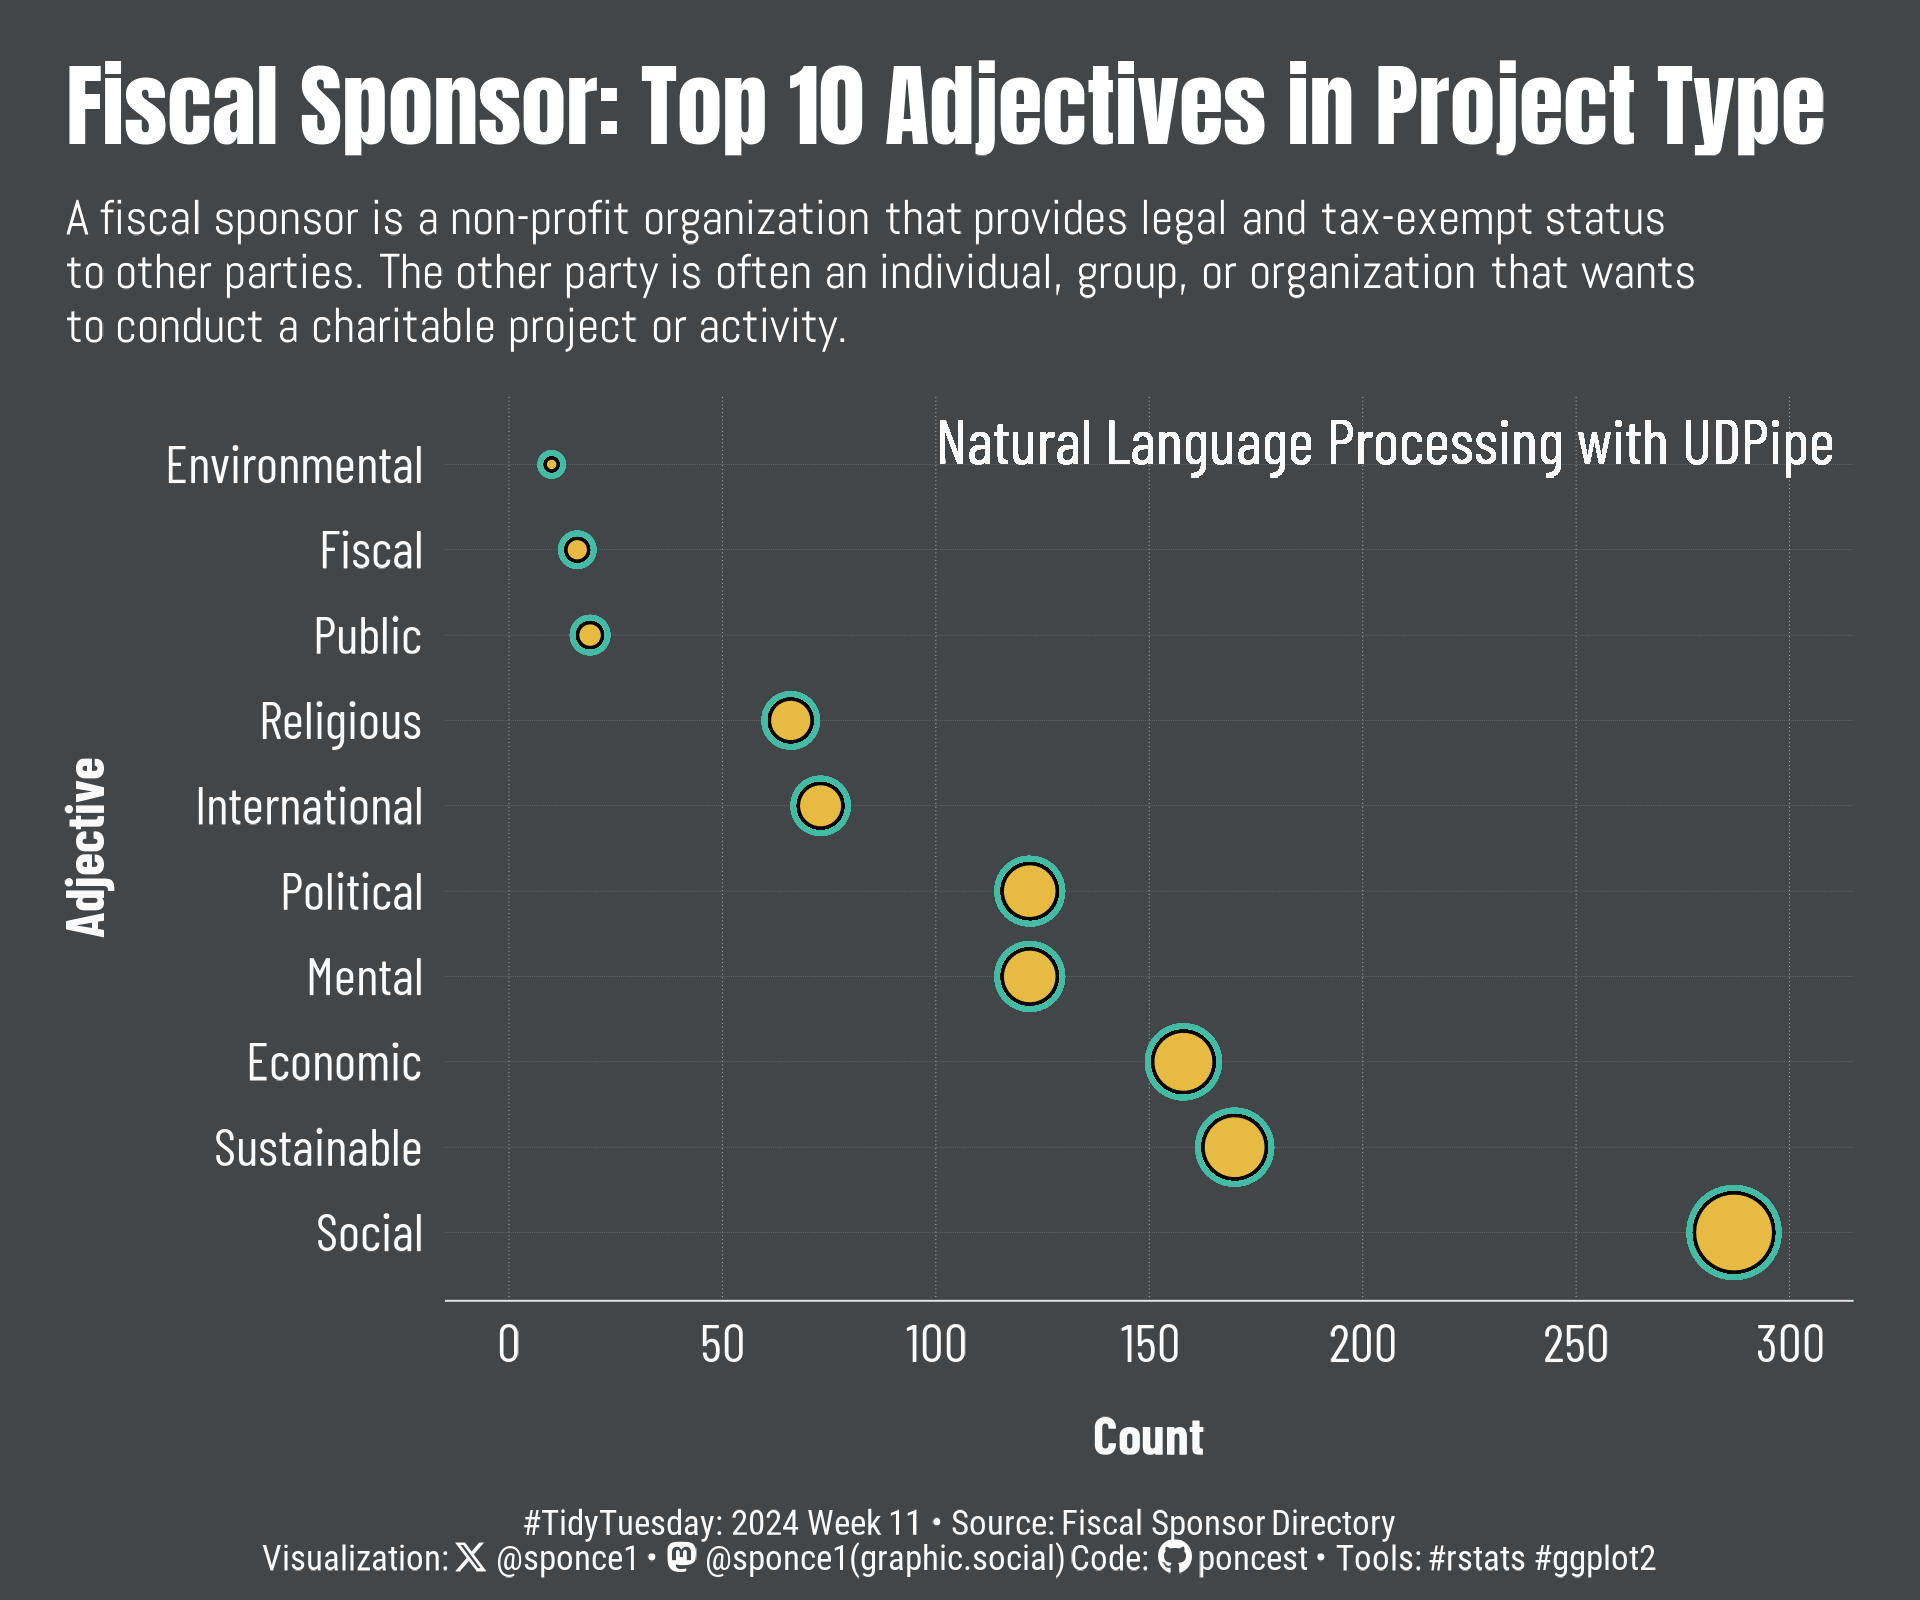

Reproduce this figure in R.

## Challenge: #TidyTuesday 2024 week 11
## Data:      Fiscal Sponsors
## Author:    Steven Ponce
## Date:      2024-03-11


## 1. LOAD PACKAGES & SETUP ----  
pacman::p_load(tidyverse, ggtext, showtext, janitor, skimr, scales, lubridate)
pacman::p_load(tidytext, stopwords, udpipe)                                       


### |- figure size ---- 
camcorder::gg_record( 
    dir    = here::here("temp_plots"), 
    device = "png",
    width  = 6,
    height = 5,
    units  = "in",
    dpi    = 320) 

### |- resolution ---- 
showtext_opts(dpi = 320, regular.wt = 300, bold.wt = 800)


## 2. READ IN THE DATA ----
tt <- tidytuesdayR::tt_load(x = base::as.double("2024"), 
                            week = base::as.double("11")) 

fiscal_sponsor_directory <- tt$fiscal_sponsor_directory |> clean_names() |> glimpse()

tidytuesdayR::readme(tt) 
rm(tt)  


## 3. EXAMINING THE DATA ----
glimpse(fiscal_sponsor_directory)
skim(fiscal_sponsor_directory)
colnames(fiscal_sponsor_directory)

fiscal_sponsor_directory |> count(n_sponsored, sort = T)


## 4. TIDYDATA ----

### |- Tidy ----
fiscal_sponsor <- 
    fiscal_sponsor_directory |> 
    # Select columns
    select(name, year_501c3, year_fiscal_sponsor, n_sponsored, project_types) |> 
    # Separate wide `project_types`
    separate_wider_delim(cols      = project_types, 
                         delim     = "|", 
                         names_sep = "-",
                         too_few   = "align_end"
                        ) |> 
    # Pivot longer
    pivot_longer(cols = starts_with(match = 'project_'),
                 names_to  = "temp_col",
                 values_to = "project_type",
                 values_drop_na = TRUE) |> 
    # Drop `temp_col`
    select(-temp_col) |> 
    # Format
    mutate(project_type = str_to_lower(project_type))

# Stopwords 
stopwords <- stopwords::stopwords(language = "en", source = "stopwords-iso")

# Tokenization
project_type_words <- fiscal_sponsor |>  
    unnest_tokens(input = project_type, output = word, token = "words") |> 
    filter(!grepl('[0-9]', word)) |>    # remove numbers
    filter(!word %in% stopwords)        # remove stop words 

# Count words 
project_type_words |> count(word, sort = TRUE)
project_type_words |> count(name, word, sort = TRUE)

# Unique words
project_type_words_unique <- unique(project_type_words$word)

# Download language model - https://bnosac.github.io/udpipe/docs/doc0.html
udmodel_en <- udpipe_download_model(language = "english-ewt")
udmodel_en <- udpipe_load_model(file = udmodel_en$file_model)

# Annotate words to identify adjectives
words_annotated <- udpipe_annotate(object = udmodel_en, x = project_type_words_unique, tokenizer = "tokenizer")
words_annotated <- as_tibble(words_annotated)
adjectives      <- subset(words_annotated, upos == "ADJ")  

# Top 10 adjectives 
top_10_adj <- project_type_words |> 
    semi_join(adjectives, by = c("word" = "token")) |>                          # return all rows from x with a match in y
    
    group_by(word) |> 
    add_count(word, name = "word_total") |> 
    ungroup() |> 
    
    nest(data = -c(word, word_total)) |> 
    arrange(desc(word_total)) |> 
    slice_max(word_total, n = 10) |>      
    unnest(cols = data) |> 
    
    mutate(
        word = str_to_title(word),
        word = as_factor(word),
    )



# 5. VISUALIZATION ---- 

### |- plot aesthetics ---- 
bkg_col      <- colorspace::lighten('#393E41', 0.05) 
title_col    <- "white"              
subtitle_col <- "#fafafa"   
caption_col  <- "#fafafa"  
text_col     <- "#fafafa"  
col_palette  <- list("#44BBA4", "#E7BB41")  


### |-  titles and caption ----
tt <- str_glue("#TidyTuesday: { 2024 } Week { 11 } &bull; Source: Fiscal Sponsor Directory<br>")  
X  <- str_glue("<span style='font-family:fa6-brands'>&#xe61b;</span>")   
gh <- str_glue("<span style='font-family:fa6-brands'>&#xf09b;</span>")
mn <- str_glue("<span style='font-family:fa6-brands'>&#xf4f6;</span>")

title_text    <- str_glue("Fiscal Sponsor: Top 10 Adjectives in Project Type") 

subtitle_text <- str_glue("A fiscal sponsor is a non-profit organization that provides legal and tax-exempt status<br>",
                          "to other parties. The other party is often an individual, group, or organization that wants<br>",
                          "to conduct a charitable project or activity.") 

annotation_text <- str_glue("Natural Language Processing with UDPipe")

caption_text    <- str_glue("{tt} Visualization: {X} @sponce1 &bull; {mn} @sponce1(graphic.social) Code: {gh} poncest &bull; Tools: #rstats #ggplot2")

### |-  fonts ----
font_add('fa6-brands', 'fonts/6.4.2/Font Awesome 6 Brands-Regular-400.otf') 
font_add_google("Anton", regular.wt = 400, family = "title")  
font_add_google("Abel", family = "subtitle")  
font_add_google("Barlow Condensed", family = "text")  
font_add_google("Roboto Condensed", family = "caption")
showtext_auto(enable = TRUE)  

### |-  plot theme ----
theme_set(theme_minimal(base_size = 12, base_family = "text"))                

theme_update(
    plot.title.position   = "plot",
    plot.caption.position = "plot",
    legend.position       = 'plot',
    
    plot.margin           = margin(t = 10, r = 15, b = 0, l = 15),
    
    plot.background       = element_rect(fill = bkg_col, color = bkg_col),
    panel.background      = element_rect(fill = bkg_col, color = bkg_col),
    
    axis.title.x          = element_text(margin = margin(10, 0, 0, 0), size = rel(1), color = text_col, family = 'text', face = 'bold'),
    axis.title.y          = element_text(margin = margin(0, 10, 0, 0), size = rel(1), color = text_col, family = 'text', face = 'bold'),
    
    axis.text             = element_text(size = rel(1), color = text_col, family = 'text'),
    
    axis.line.x           = element_line(color = "gray90", linewidth = .2),
    
    panel.grid.minor.y    = element_blank(),
    panel.grid.major.y    = element_line(linetype = "dotted", linewidth = 0.05, color = 'gray'),
    
    panel.grid.minor.x    = element_blank(),
    panel.grid.major.x    = element_line(linetype = "dotted", linewidth = 0.1, color = 'gray')
    )


### |-  final plot ----  
top_10_adj |> 
    ggplot(aes(x = word_total, y = word, size = word_total)) +
    
    # Geoms
    geom_point(color = col_palette[1], shape = 21, stroke = 1.5, alpha = 1) + 
    geom_point(fill = col_palette[2], shape = 21, alpha = 1) +
    geom_text(x = 100, y = "Environmental", label = annotation_text,
              color = text_col, size = rel(4.8), hjust = 0, vjust = 0, family = "text") +
    
    # Scales
    scale_x_continuous(breaks = seq(0, 300, by = 50), limits = c(0, 300)) +
    scale_y_discrete(expand = c(0.08, 0.08)) +
    scale_size_continuous(range = c(1, 8)) +
    coord_cartesian(clip = "off", expand = TRUE) +
    
    # Labs
    labs(x        = "Count",
         y        = "Adjective",       
         title    = title_text,
         subtitle = subtitle_text,
         caption  = caption_text
    ) + 
    
    # Theme
    theme(
        plot.title      = element_text(
            size        = rel(1.7), 
            family      = 'title',
            face        = 'bold',
            color       = title_col,
            margin      = margin(t = 5, b = 5)), 
        
        plot.subtitle   = element_markdown(
            size        = rel(.92), 
            family      = 'subtitle',
            color       = title_col,
            lineheight  = 1.1, 
            margin      = margin(t = 5, b = 10)),  
        
        plot.caption    = element_markdown(
            size        = rel(.65), 
            family      = 'caption',
            color       = caption_col,
            lineheight  = 0.65,
            hjust       = 0.5,
            halign      = 0.5,
            margin      = margin(t = 10, b = 5)),
    )


# 6. SESSION INFO ----  
sessioninfo::session_info(include_base = TRUE) 

# ─ Session info ───────────────────────────────────────────────────────────────────────────────
# setting  value
# version  R version 4.3.3 (2024-02-29 ucrt)
# os       Windows 10 x64 (build 19045)
# system   x86_64, mingw32
# ui       RStudio
# language (EN)
# collate  English_United States.utf8
# ctype    English_United States.utf8
# tz       America/New_York
# date     2024-03-11
# rstudio  2023.12.1+402 Ocean Storm (desktop)
# pandoc   NA
# 
# ─ Packages ───────────────────────────────────────────────────────────────────────────────────
# ! package      * version date (UTC) lib source
# base         * 4.3.3   2024-02-29 [2] local
# base64enc      0.1-3   2015-07-28 [1] CRAN (R 4.3.0)
# P bit            4.0.5   2022-11-15 [?] CRAN (R 4.3.0)
# P bit64          4.0.5   2020-08-30 [?] CRAN (R 4.3.0)
# camcorder      0.1.0   2022-10-03 [1] CRAN (R 4.3.0)
# P cellranger     1.1.0   2016-07-27 [?] CRAN (R 4.3.0)
# P cli            3.6.1   2023-03-23 [?] CRAN (R 4.3.0)
# colorspace     2.1-0   2023-01-23 [1] CRAN (R 4.3.0)
# commonmark     1.9.0   2023-03-17 [1] CRAN (R 4.3.0)
# P compiler       4.3.3   2024-02-29 [?] local
# P crayon         1.5.2   2022-09-29 [?] CRAN (R 4.3.0)
# P curl           5.0.0   2023-01-12 [?] CRAN (R 4.3.0)
# data.table     1.15.2  2024-02-29 [1] CRAN (R 4.3.3)
# P datasets     * 4.3.3   2024-02-29 [?] local
# P digest         0.6.34  2024-01-11 [?] CRAN (R 4.3.2)
# P dplyr        * 1.1.4   2023-11-17 [?] RSPM (R 4.3.0)
# P fansi          1.0.4   2023-01-22 [?] CRAN (R 4.3.0)
# farver         2.1.1   2022-07-06 [1] CRAN (R 4.3.0)
# fastmap        1.1.1   2023-02-24 [1] CRAN (R 4.3.0)
# forcats      * 1.0.0   2023-01-29 [1] CRAN (R 4.3.0)
# fs             1.6.3   2023-07-20 [1] CRAN (R 4.3.3)
# P generics       0.1.3   2022-07-05 [?] CRAN (R 4.3.0)
# ggplot2      * 3.5.0   2024-02-23 [1] CRAN (R 4.3.2)
# ggtext       * 0.1.2   2022-09-16 [1] CRAN (R 4.3.0)
# gifski         1.6.6-1 2022-04-05 [1] CRAN (R 4.3.0)
# glue           1.7.0   2024-01-09 [1] CRAN (R 4.3.2)
# P graphics     * 4.3.3   2024-02-29 [?] local
# P grDevices    * 4.3.3   2024-02-29 [?] local
# P grid           4.3.3   2024-02-29 [?] local
# gridtext       0.1.5   2022-09-16 [1] CRAN (R 4.3.0)
# gtable         0.3.4   2023-08-21 [1] CRAN (R 4.3.2)
# P here           1.0.1   2020-12-13 [?] CRAN (R 4.3.0)
# P hms            1.1.3   2023-03-21 [?] CRAN (R 4.3.0)
# htmltools      0.5.7   2023-11-03 [1] CRAN (R 4.3.2)
# httr           1.4.6   2023-05-08 [1] CRAN (R 4.3.0)
# janeaustenr    1.0.0   2022-08-26 [1] CRAN (R 4.3.0)
# janitor      * 2.2.0   2023-02-02 [1] CRAN (R 4.3.0)
# P jsonlite       1.8.8   2023-12-04 [?] RSPM (R 4.3.0)
# knitr          1.45    2023-10-30 [1] CRAN (R 4.3.2)
# labeling       0.4.3   2023-08-29 [1] CRAN (R 4.3.1)
# P lattice        0.22-5  2023-10-24 [?] CRAN (R 4.3.3)
# P lifecycle      1.0.3   2022-10-07 [?] CRAN (R 4.3.0)
# lubridate    * 1.9.3   2023-09-27 [1] CRAN (R 4.3.2)
# magick         2.8.3   2024-02-18 [1] CRAN (R 4.3.3)
# P magrittr       2.0.3   2022-03-30 [?] CRAN (R 4.3.0)
# markdown       1.12    2023-12-06 [1] CRAN (R 4.3.3)
# P Matrix         1.6-5   2024-01-11 [?] CRAN (R 4.3.3)
# P methods      * 4.3.3   2024-02-29 [?] local
# munsell        0.5.0   2018-06-12 [1] CRAN (R 4.3.0)
# P pacman         0.5.1   2019-03-11 [?] CRAN (R 4.3.0)
# P parallel       4.3.3   2024-02-29 [?] local
# P pillar         1.9.0   2023-03-22 [?] CRAN (R 4.3.0)
# P pkgconfig      2.0.3   2019-09-22 [?] CRAN (R 4.3.0)
# P purrr        * 1.0.2   2023-08-10 [?] CRAN (R 4.3.1)
# P R6             2.5.1   2021-08-19 [?] CRAN (R 4.3.0)
# P ragg           1.2.7   2023-12-11 [?] RSPM (R 4.3.0)
# Rcpp           1.0.10  2023-01-22 [1] CRAN (R 4.3.0)
# readr        * 2.1.5   2024-01-10 [1] CRAN (R 4.3.2)
# readxl         1.4.3   2023-07-06 [1] CRAN (R 4.3.2)
# renv           1.0.5   2024-02-29 [1] CRAN (R 4.3.3)
# repr           1.1.6   2023-01-26 [1] CRAN (R 4.3.0)
# rlang          1.1.3   2024-01-10 [1] CRAN (R 4.3.2)
# P rprojroot      2.0.3   2022-04-02 [?] CRAN (R 4.3.0)
# P rstudioapi     0.14    2022-08-22 [?] CRAN (R 4.3.0)
# rsvg           2.4.0   2022-11-21 [1] CRAN (R 4.3.0)
# rvest          1.0.4   2024-02-12 [1] CRAN (R 4.3.2)
# scales       * 1.3.0   2023-11-28 [1] CRAN (R 4.3.2)
# P selectr        0.4-2   2019-11-20 [?] CRAN (R 4.3.0)
# P sessioninfo    1.2.2   2021-12-06 [?] CRAN (R 4.3.0)
# showtext     * 0.9-6   2023-05-03 [1] CRAN (R 4.3.0)
# showtextdb   * 3.0     2020-06-04 [1] CRAN (R 4.3.0)
# skimr        * 2.1.5   2022-12-23 [1] CRAN (R 4.3.0)
# snakecase      0.11.0  2019-05-25 [1] CRAN (R 4.3.0)
# SnowballC      0.7.1   2023-04-25 [1] CRAN (R 4.3.0)
# P stats        * 4.3.3   2024-02-29 [?] local
# P stopwords    * 2.3     2021-10-28 [?] CRAN (R 4.3.3)
# stringi        1.8.3   2023-12-11 [1] CRAN (R 4.3.2)
# stringr      * 1.5.1   2023-11-14 [1] CRAN (R 4.3.3)
# svglite        2.1.1   2023-01-10 [1] CRAN (R 4.3.0)
# sysfonts     * 0.8.9   2024-03-02 [1] CRAN (R 4.3.3)
# systemfonts    1.0.5   2023-10-09 [1] CRAN (R 4.3.2)
# textshaping    0.3.6   2021-10-13 [1] CRAN (R 4.3.0)
# P tibble       * 3.2.1   2023-03-20 [?] CRAN (R 4.3.0)
# tidyr        * 1.3.1   2024-01-24 [1] CRAN (R 4.3.2)
# P tidyselect     1.2.0   2022-10-10 [?] CRAN (R 4.3.0)
# P tidytext     * 0.4.1   2023-01-07 [?] CRAN (R 4.3.0)
# tidytuesdayR   1.0.3   2023-12-13 [1] CRAN (R 4.3.2)
# tidyverse    * 2.0.0   2023-02-22 [1] CRAN (R 4.3.0)
# P timechange     0.2.0   2023-01-11 [?] CRAN (R 4.3.0)
# tokenizers     0.3.0   2022-12-22 [1] CRAN (R 4.3.0)
# P tools          4.3.3   2024-02-29 [?] local
# tzdb           0.4.0   2023-05-12 [1] CRAN (R 4.3.0)
# P udpipe       * 0.8.11  2023-01-06 [?] CRAN (R 4.3.3)
# usethis        2.2.3   2024-02-19 [1] CRAN (R 4.3.3)
# P utf8           1.2.3   2023-01-31 [?] CRAN (R 4.3.0)
# P utils        * 4.3.3   2024-02-29 [?] local
# P vctrs          0.6.5   2023-12-01 [?] CRAN (R 4.3.2)
# vroom          1.6.5   2023-12-05 [1] CRAN (R 4.3.2)
# withr          2.5.2   2023-10-30 [1] CRAN (R 4.3.2)
# xfun           0.39    2023-04-20 [1] CRAN (R 4.3.0)
# P xml2           1.3.4   2023-04-27 [?] CRAN (R 4.3.0)
# 
# [1] C:/Users/poncest/OneDrive - Bristol Myers Squibb/RStudio/_CHALLENGES/tidytuesday/renv/library/R-4.3/x86_64-w64-mingw32
# [2] C:/Users/poncest/AppData/Local/R/cache/R/renv/sandbox/R-4.3/x86_64-w64-mingw32/07866f9d
# 
# P ── Loaded and on-disk path mismatch.
# 
# ──────────────────────────────────────────────────────────────────────────────────────────────
# > 
    
